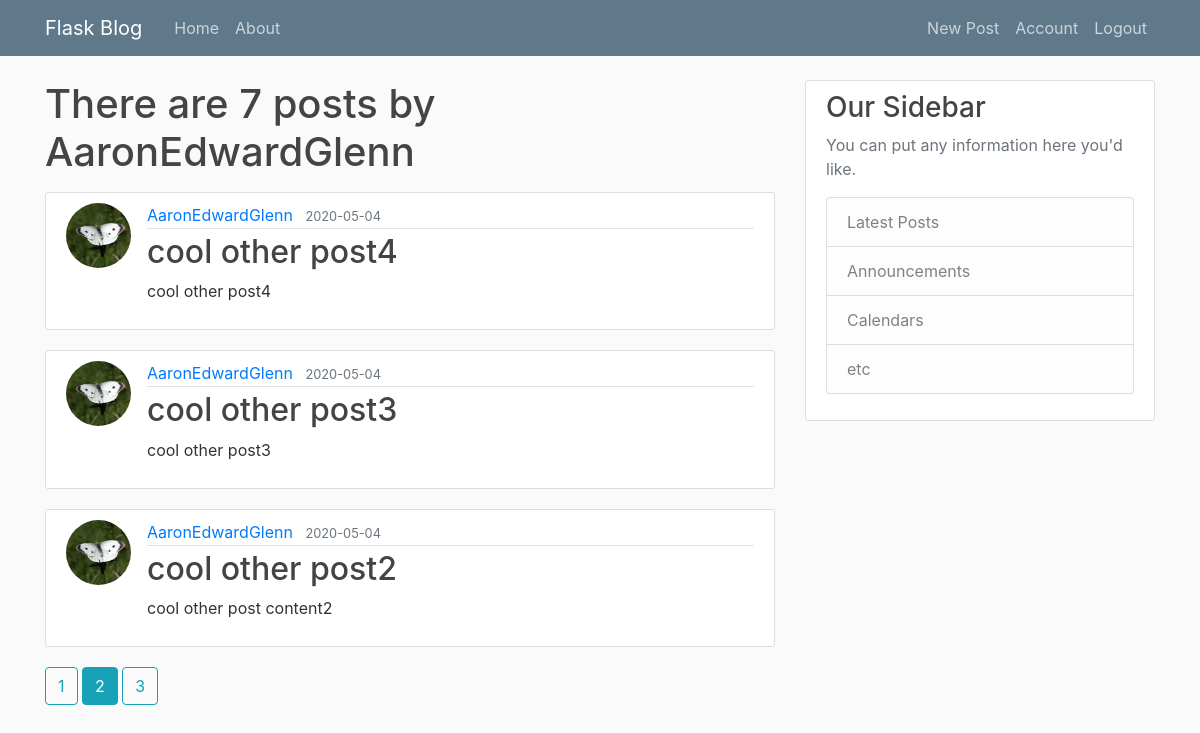
The app's page /user/AaronEdwardGlenn?page=2 (signed in) with its own data.
### flaskblog/models.py (models this page shows, shortened)
class User(db.Model, UserMixin):
    id = db.Column(db.Integer, primary_key=True)
    username = db.Column(db.String(20), unique=True, nullable=False)
    email = db.Column(db.String(120), unique=True, nullable=False)
    image_file = db.Column(db.String(20), nullable=False, default='default.jpg')
    password = db.Column(db.String(60), nullable=False)
    posts = db.relationship('Post', backref='author', lazy=True)

class Post(db.Model):
    id = db.Column(db.Integer, primary_key=True)
    title = db.Column(db.String(100), nullable=False)
    date_posted = db.Column(db.DateTime, nullable=False, default=datetime.utcnow)
    content = db.Column(db.Text, nullable=False)
    user_id = db.Column(db.Integer, db.ForeignKey('user.id'), nullable=False)

### flaskblog/users/routes.py (the view)
@users.route("/user/<string:username>")
def user_posts(username):
    page = request.args.get('page', 1, type=int)
    user = User.query.filter_by(username=username).first_or_404()
    posts = Post.query.filter_by(author=user)\
        .order_by(Post.date_posted.desc())\
        .paginate(page=page, per_page=3)
    return render_template('user_posts.html', posts=posts, user=user)

### flaskblog/models.py (called while the page is built)
@login_manager.user_loader
def load_user(user_id):
    return User.query.get(int(user_id))

### flaskblog/templates/user_posts.html
{% extends "layout.html" %}
{% block content %}
    <h1 class="mb-3">There are {{ posts.total }} posts by {{ user.username }}</h1>
    {% for post in posts.items %}
        <article class="media content-section">
          <img class="rounded-circle article-img" src="{{ url_for('static', filename='profile_pics/' + post.author.image_file) }}">
          <div class="media-body">
            <div class="article-metadata">
              <a class="mr-2" href="{{ url_for('users.user_posts', username=post.author.username) }}">{{ post.author.username }}</a>
              <small class="text-muted">{{ post.date_posted.strftime('%Y-%m-%d') }}</small>
            </div>
            <h2><a class="article-title" href="{{ url_for('posts.post', post_id=post.id) }}">{{ post.title }}</a></h2>
            <p class="article-content">{{ post.content }}</p>
          </div>
        </article>
    {% endfor %}
    {% for page_num in posts.iter_pages(left_edge=1, right_edge=1, left_current=1, right_current=2) %}
      {% if page_num %}
        {% if posts.page == page_num %}
          <a class="btn btn-info mb-4" href="{{ url_for('users.user_posts', username=user.username, page=page_num) }}">{{ page_num }}</a>
        {% else %}
          <a class="btn btn-outline-info mb-4" href="{{ url_for('users.user_posts', username=user.username, page=page_num) }}">{{ page_num }}</a>
        {% endif %}
      {% else %}
        ...
      {% endif %}
    {% endfor %}
{% endblock content %}

### flaskblog/static/main.css (style rules this page uses)
body { background: #fafafa; color: #333333; margin-top: 5rem; }
h1, h2, h3, h4, h5, h6 { color: #444444; }
.content-section { background: #ffffff; padding: 10px 20px; border: 1px solid #dddddd; border-radius: 3px; margin-bottom: 20px; }
.article-title { color: #444444; }
.article-content { white-space: pre-line; }
.article-img { height: 65px; width: 65px; margin-right: 16px; }
.article-metadata { padding-bottom: 1px; margin-bottom: 4px; border-bottom: 1px solid #e3e3e3 }

### records on screen
User: username "AaronEdwardGlenn"
Post: image_file (picture), author.username "AaronEdwardGlenn", date_posted "2020-05-04", title "cool other post4", content "cool other post4"
Post: image_file (picture), author.username "AaronEdwardGlenn", date_posted "2020-05-04", title "cool other post3", content "cool other post3"
Post: image_file (picture), author.username "AaronEdwardGlenn", date_posted "2020-05-04", title "cool other post2", content "cool other post content2"

### other values on screen
{{ posts.total }} "7"
{{ page_num }} "1" "3"
{{ page_num }} "2"
